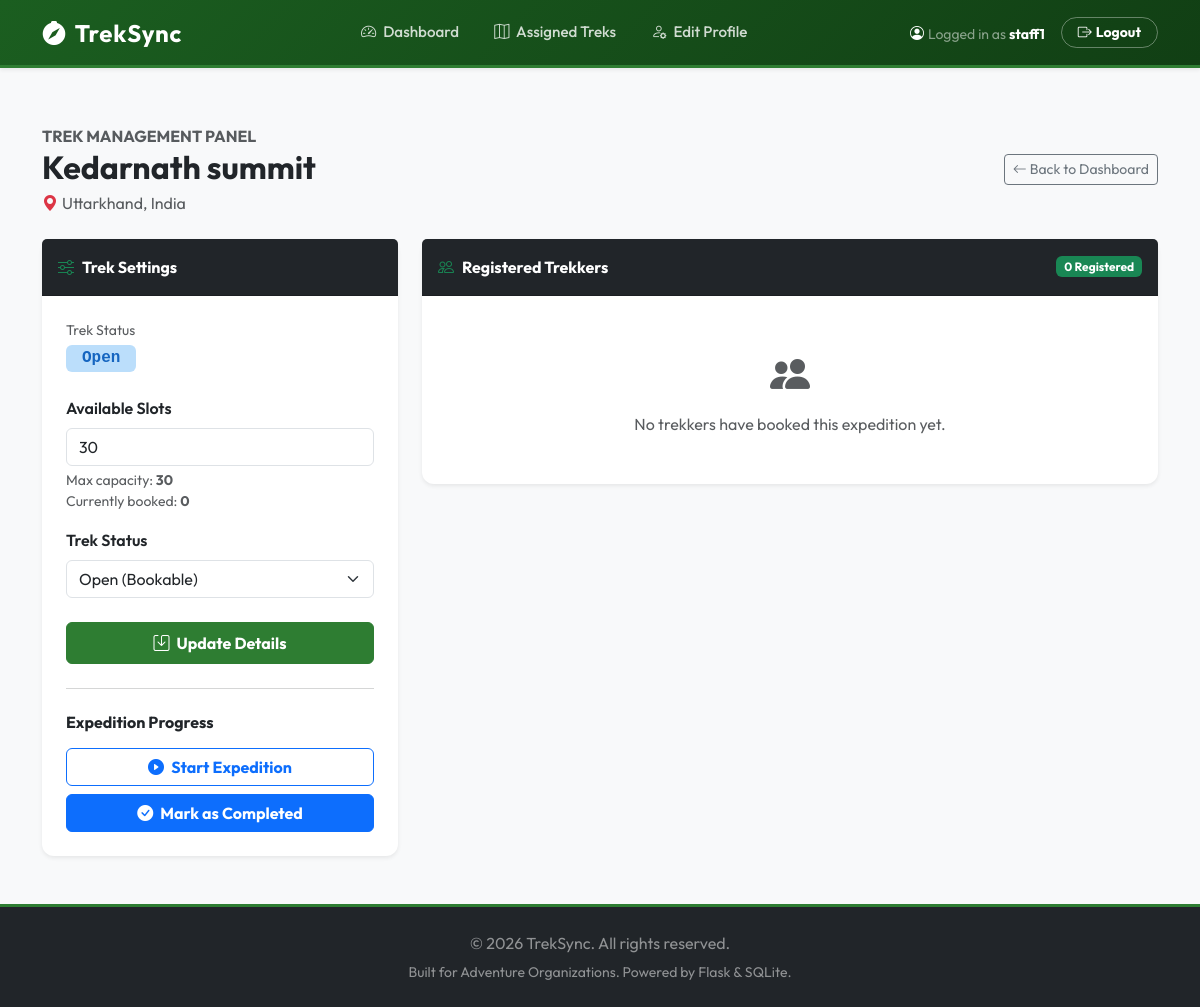
Page /staff/trek/1 (signed in) on the earlier database version.
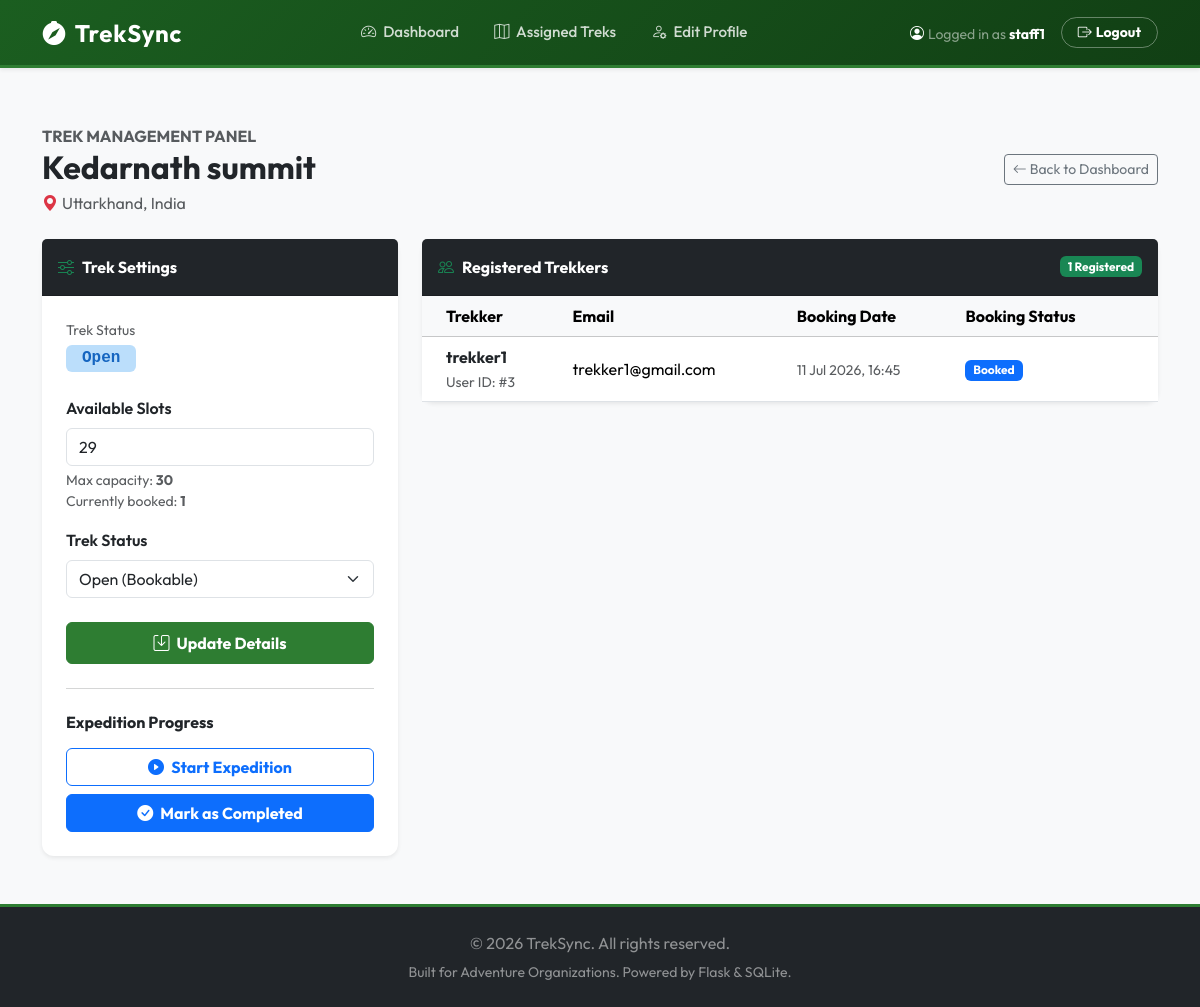
Same page on the later database version.
### models.py (models this page shows, shortened)
class Trek(db.Model):
    __tablename__ = 'trek'
    id = db.Column(db.Integer, primary_key=True)
    name = db.Column(db.String(100), nullable=False)
    location = db.Column(db.String(100), nullable=False)
    difficulty = db.Column(db.String(20), nullable=False)  # 'Easy', 'Moderate', 'Hard'
    duration = db.Column(db.Integer, nullable=False)  # in days
    max_slots = db.Column(db.Integer, nullable=False)
    available_slots = db.Column(db.Integer, nullable=False)
    staff_id = db.Column(db.Integer, db.ForeignKey('user.id'), nullable=True)  # Assigned staff
    status = db.Column(db.String(20), default='Pending')  # 'Pending', 'Approved', 'Open', 'Closed', 'Completed'
    start_date = db.Column(db.Date, nullable=False)
    end_date = db.Column(db.Date, nullable=False)
    staff = db.relationship('User', back_populates='assigned_treks', foreign_keys=[staff_id])
    bookings = db.relationship('Booking', back_populates='trek', cascade="all, delete-orphan")

class Booking(db.Model):
    __tablename__ = 'booking'
    id = db.Column(db.Integer, primary_key=True)
    user_id = db.Column(db.Integer, db.ForeignKey('user.id'), nullable=False)
    trek_id = db.Column(db.Integer, db.ForeignKey('trek.id'), nullable=False)
    booking_date = db.Column(db.DateTime, default=datetime.utcnow)
    status = db.Column(db.String(20), default='Booked')  # 'Booked', 'Cancelled', 'Completed'
    user = db.relationship('User', back_populates='bookings')
    trek = db.relationship('Trek', back_populates='bookings')

class User(db.Model, UserMixin):
    __tablename__ = 'user'
    id = db.Column(db.Integer, primary_key=True)
    username = db.Column(db.String(80), unique=True, nullable=False)
    email = db.Column(db.String(120), unique=True, nullable=False)
    password_hash = db.Column(db.String(255), nullable=False)
    role = db.Column(db.String(20), nullable=False)  # 'admin', 'staff', 'trekker'
    is_active = db.Column(db.Boolean, default=True)  # Admin can deactivate
    is_blacklisted = db.Column(db.Boolean, default=False)  # Admin can blacklist
    profile = db.relationship('StaffProfile', back_populates='user', uselist=False, cascade="all, delete-orphan")
    bookings = db.relationship('Booking', back_populates='user', cascade="all, delete-orphan")
    assigned_treks = db.relationship('Trek', back_populates='staff', foreign_keys='Trek.staff_id')

### app.py (the view)
@app.route('/staff/trek/<int:trek_id>')
@login_required
@staff_required
def staff_trek_detail(trek_id):
    trek = Trek.query.get_or_404(trek_id)
    if trek.staff_id != current_user.id:
        flash('Access denied. You are not assigned to manage this trek.', 'error')
        return redirect(url_for('staff_dashboard'))
    bookings = Booking.query.filter_by(trek_id=trek.id).order_by(Booking.booking_date.desc()).all()
    booked_count = Booking.query.filter_by(trek_id=trek.id, status='Booked').count()
    return render_template('staff/trek_detail.html', trek=trek, bookings=bookings, booked_count=booked_count)

### app.py (called while the page is built)
@login_manager.user_loader
def load_user(user_id):
    return User.query.get(int(user_id))

def staff_required(f):
    @wraps(f)
    def decorated_function(*args, **kwargs):
        if not current_user.is_authenticated or current_user.role != 'staff':
            flash('Access denied. Staff role required.', 'error')
            return redirect(url_for('home'))
        profile = StaffProfile.query.filter_by(user_id=current_user.id).first()
        if not profile or profile.status != 'approved':
            return redirect(url_for('pending_approval'))
        return f(*args, **kwargs)
    return decorated_function

### templates/staff/trek_detail.html (shortened to what the changed rows need)
{% extends "base.html" %}
{% block content %}
<div class="container">
    <div class="d-flex flex-column flex-md-row justify-content-between align-items-md-center gap-3 mb-4">
        <div>
            <span class="text-uppercase text-muted font-size-xs fw-bold tracking-wider">Trek Management Panel</span>
            <h1 class="h2 fw-bold mb-1">{{ trek.name }}</h1>
            <p class="text-muted mb-0"><i class="bi bi-geo-alt-fill text-danger me-1"></i>{{ trek.location }}</p>
        </div>
    </div>
    <div class="row g-4">
        <div class="col-lg-4">
            <div class="card border-0 shadow-sm mb-4">
                <div class="card-body p-4">
                    <div class="mb-4">
                        <small class="text-muted d-block">Trek Status</small>
                        <span class="badge status-{{ trek.status.lower() }} fs-6 py-1.5 px-3 mt-1 font-monospace">
                            {{ trek.status }}
                        </span>
                    </div>
                    <form action="{{ url_for('staff_update_trek', trek_id=trek.id) }}" method="POST" class="mb-4">
                        <div class="mb-3">
                            <label for="available_slots" class="form-label fw-semibold">Available Slots</label>
                            <input type="number" class="form-control" id="available_slots" name="available_slots"
                                   value="{{ trek.available_slots }}"
                                   min="0" max="{{ trek.max_slots }}" required>
                            <div class="form-text">
                                Max capacity: <strong>{{ trek.max_slots }}</strong><br>
                                Currently booked: <strong>{{ booked_count }}</strong>
                            </div>
                        </div>
                        <div class="mb-4">
                            <label for="status" class="form-label fw-semibold">Trek Status</label>
                            <select class="form-select" id="status" name="status" required>
                                <option value="Open" {% if trek.status == 'Open' %}selected{% endif %}>Open (Bookable)</option>
                            </select>
                        </div>
                    </form>
                </div>
            </div>
        </div>
        <div class="col-lg-8">
            <div class="card border-0 shadow-sm">
                <div class="card-header bg-dark text-white fw-bold py-3 d-flex justify-content-between align-items-center">
                    <span><i class="bi bi-people me-2 text-success"></i>Registered Trekkers</span>
                    <span class="badge bg-success">{{ bookings|length }} Registered</span>
                </div>
                <div class="card-body p-0">
                    {% if bookings %}
                        <div class="table-responsive">
                            <table class="table table-hover align-middle mb-0">
                                <thead class="table-light">
                                    <tr>
                                        <th class="ps-4">Trekker</th>
                                        <th>Email</th>
                                        <th>Booking Date</th>
                                        <th class="pe-4">Booking Status</th>
                                    </tr>
                                </thead>
                                <tbody>
                                    {% for booking in bookings %}
                                        <tr>
                                            <td class="ps-4 font-semibold">
                                                <div class="fw-bold text-dark">{{ booking.user.username }}</div>
                                                <small class="text-muted">User ID: #{{ booking.user.id }}</small>
                                            </td>
                                            <td>{{ booking.user.email }}</td>
                                            <td>
                                                <small class="text-muted">
                                                    {{ booking.booking_date.strftime('%d %b %Y, %H:%M') }}
                                                </small>
                                            </td>
                                            <td class="pe-4">
                                                <span class="badge text-capitalize
                                                    {% if booking.status == 'booked' or booking.status == 'Booked' %}bg-primary
                                                    {% elif booking.status == 'cancelled' or booking.status == 'Cancelled' %}bg-danger
                                                    {% else %}bg-success{% endif %}">
                                                    {{ booking.status }}
                                                </span>
                                            </td>
                                        </tr>
                                    {% endfor %}
                                </tbody>
                            </table>
                        </div>
                    {% else %}
                        <div class="p-5 text-center text-muted">
                            <i class="bi bi-people-fill fs-1 mb-2 d-block"></i>
                            No trekkers have booked this expedition yet.
                        </div>
                    {% endif %}
                </div>
            </div>
        </div>
    </div>
</div>
{% endblock %}

Differences in the rows shown:
changed Trek "Kedarnath summit": available_slots "30" → "29"
added Booking: user.username "trekker1", user.id "3", user.email "trekker1@gmail.com", booking_date "11 Jul 2026, 16:45", status "Booked"
Other differences:
{{ booked_count }}: "0" → "1"
{{ bookings|length }}: "0" → "1"
text no longer shown: "No trekkers have booked this expedition yet."
text now shown: "Trekker Email Booking Date Booking Status"
